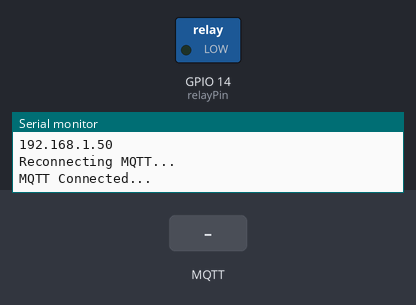
A sketch run on a simulated ESP8266 (NodeMCU). On the bench: switched loads named in the sketch (green lamp = pin HIGH), the last lines printed to the serial monitor. Inputs (shaded band) come from the test bench. WiFi joins after 1.5 s; servers stay silent unless stated; no MQTT or app messages arrive unless stated.

Above: at 2.7 s.
2.8 s: MQTT message "ON" arrives on the first subscribed topic
At 3.5 s:
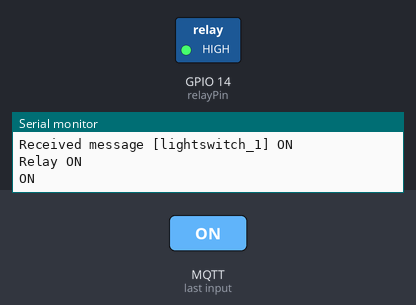
4.3 s: MQTT message "OFF" arrives on the first subscribed topic
At 4.6 s:
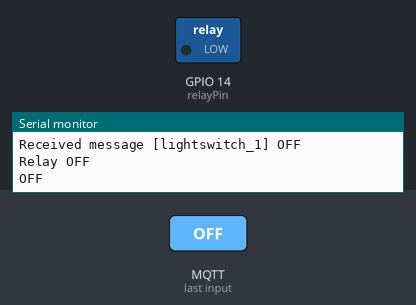
Timing chart, 0 to 7.3 s (numbered marks = the images above; inputs shaded):
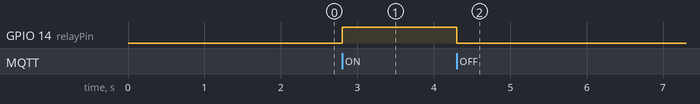

The sketch:

light_c.ino
```cpp
#include <ESP8266WiFi.h>
#include <PubSubClient.h>

const int relayPin = 14;

const char* SSID = "FRITZ!Box 7560 BL";
const char* PSK = "77581211526824077024";
const char* MQTT_BROKER = "192.168.178.32";

WiFiClient espClient;
PubSubClient client(espClient);
long lastMsg = 0;
char msg[50];
int value = 0;


void setup() {
    initRelays();
    Serial.begin(115200);
    setup_wifi();
    client.setServer(MQTT_BROKER, 1883);
    client.setCallback(callback);
}

// sets up relayPins and the res ground pin
void initRelays(){
  // set up the relay to be off on default for safety.
  pinMode(relayPin,OUTPUT);
  digitalWrite(relayPin, LOW);
  }

void setup_wifi() {
    delay(10);
    Serial.println();
    Serial.print("Connecting to ");
    Serial.println(SSID);

    WiFi.begin(SSID, PSK);

    while (WiFi.status() != WL_CONNECTED) {
        delay(500);
        Serial.print(".");
    }

    Serial.println("");
    Serial.println("WiFi connected");
    Serial.println("IP address: ");
    Serial.println(WiFi.localIP());
}

void handleMsg(char* msg){
    if(strcmp(msg,"ON")==0){
        Serial.println("Relay ON");
        digitalWrite(relayPin, HIGH);
    }
    else if(strcmp(msg,"OFF")==0){
       Serial.println("Relay OFF");
        digitalWrite(relayPin, LOW);
    }
  }

void callback(char* topic, byte* payload, unsigned int length) {
    Serial.print("Received message [");
    Serial.print(topic);
    Serial.print("] ");
    char msg[length+1];
    for (int i = 0; i < length; i++) {
        Serial.print((char)payload[i]);
        msg[i] = (char)payload[i];
    }
    Serial.println();

    msg[length] = '\0';
    handleMsg(msg);
    Serial.println(msg);


}

void reconnect() {
    while (!client.connected()) {
        Serial.println("Reconnecting MQTT...");
        if (!client.connect("ESP8266Client")) {
            Serial.print("failed, rc=");
            Serial.print(client.state());
            Serial.println(" retrying in 5 seconds");
            delay(5000);
        }
    }
    client.subscribe("lightswitch_1");
    Serial.println("MQTT Connected...");
}

void loop() {
    if (!client.connected()) {
        reconnect();
    }
    client.loop();
}
```

Measured:
- after the input at 2.8 s, GPIO 14 (relayPin): LOW → HIGH at once
- after the input at 4.3 s, GPIO 14 (relayPin): HIGH → LOW at once
